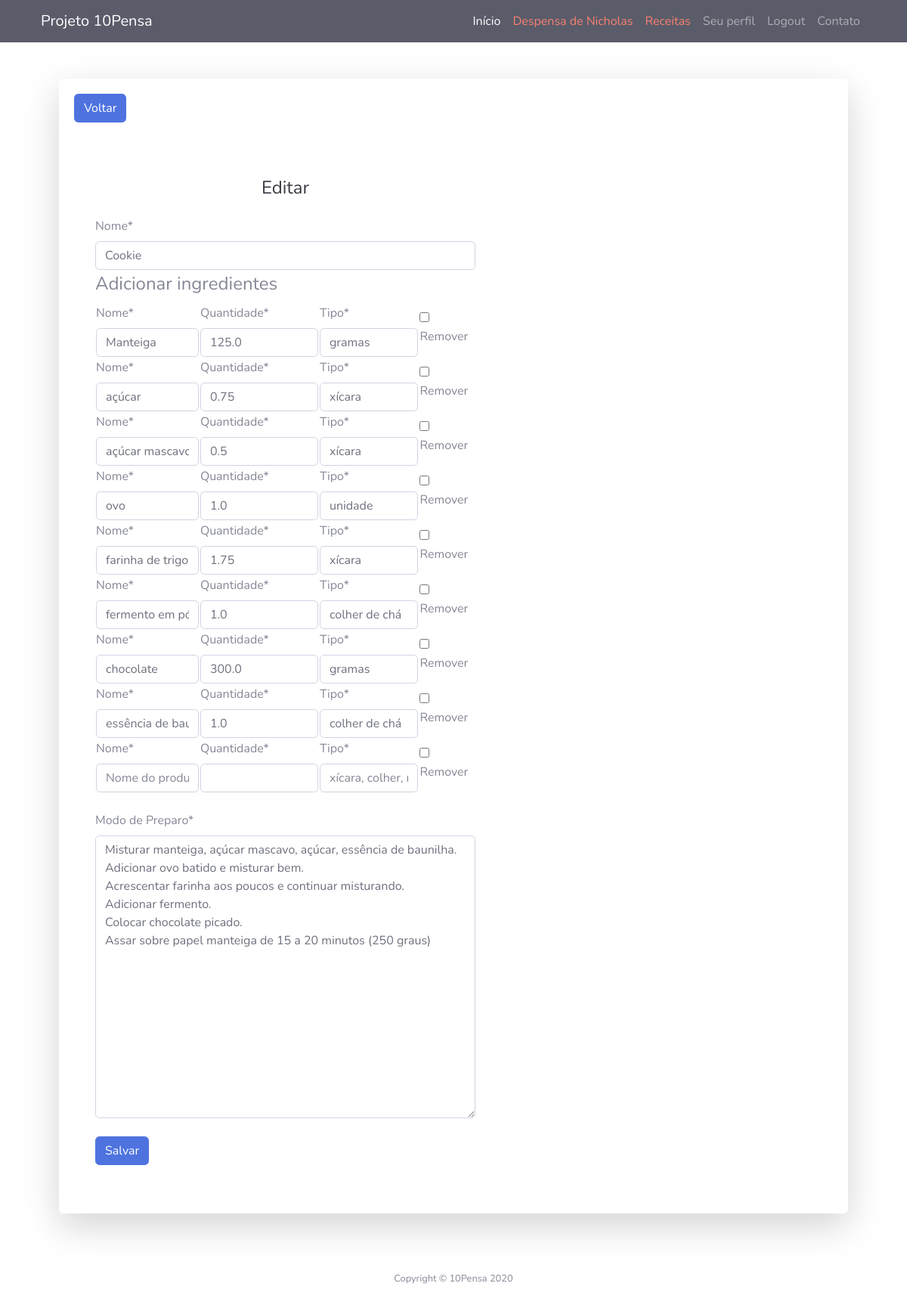
Screenshot of /accounts/perfil/receita/17/edit (signed in) with the database file from the repository.
### accounts/models.py (models this page shows, shortened)
class Receita(models.Model):
    id = models.AutoField(primary_key=True)
    nome = models.CharField(max_length=30)
    descricao = models.TextField(verbose_name="Modo de Preparo")
    is_active = models.BooleanField(default=True)
    usuario = models.ForeignKey(
        User, null=True, blank=True, on_delete=models.CASCADE)
    objects = models.Manager()

### accounts/views.py (the view, shortened to what this page needs)
# urls.py: path('perfil/receita/<int:pk>/edit', views.ReceitaUpdateView.as_view(), name='receita_edit'),
class ReceitaUpdateView(LoginRequiredMixin, SuccessMessageMixin, UpdateView):
    model = Receita
    template_name = 'accounts/receita_edit.html'
    form_class = AdicionarReceitasForm
    success_url = reverse_lazy('receitas')
    success_message = "Receita de %(field)s - editada com sucesso"
    def get_context_data(self, **kwargs):
        context = super(ReceitaUpdateView, self).get_context_data(**kwargs)
        if self.request.POST:
            context['ingrediente'] = IngredienteFormSet(
                self.request.POST, instance=self.object)
        else:
            context['ingrediente'] = IngredienteFormSet(instance=self.object)
        return context

### accounts/forms.py
class AdicionarReceitasForm(forms.ModelForm):
    class Meta:
        model = Receita
        fields = ['nome', 'descricao', ]
        widgets = {
            'nome': forms.TextInput(attrs={
                'class': 'form-control',
                'placeholder': 'Nome da receita'}),
            'descricao': forms.Textarea(attrs={
                'class': 'form-control',
                'rows': '15',
                'placeholder': 'Modo de preparo'}),
        }
    def __init__(self, *args, **kwargs):
        super(AdicionarReceitasForm, self).__init__(*args, **kwargs)
        self.helper = FormHelper()
        self.helper.form_tag = True
        self.helper.form_class = 'form-horizontal'
        self.helper.label_class = 'col-md-3 create-label'
        self.helper.field_class = 'col-md-9'
        self.helper.layout = Layout(
            Div(
                Field('nome'),
                Fieldset('Adicionar ingredientes',
                         Formset('ingrediente')),
                Field('descricao'),
                HTML("<br>"),
                ButtonHolder(Submit('submit', 'Salvar')),
            )
        )

### accounts/custom_layout_object.py (called while the page is built)
    def render(self, form, form_style, context, template_pack=TEMPLATE_PACK):
        formset = context[self.formset_name_in_context]
        return render_to_string(self.template, {'formset': formset})

### accounts/templates/accounts/receita_edit.html (shortened to what this page needs)
{% extends 'base.html' %}
{% load crispy_forms_tags %}
{% block content %}
<div class="container">
    <div class="card o-hidden border-0 shadow-lg my-5">
        <div class="card-body p-0">
            <div class="d-sm-flex align-items-center justify-content-between mb-4" style="margin: 20px;">
            <a class="h3 mb-0 text-gray-800" href="{% url 'receitas' %}">
                <button class="btn btn-primary btn-user btn-block">Voltar</button></a>
            </div>
            <div class="row">
                <div class="col-lg-7 d-none d-lg-block">
                    <div class="p-5">
                        <div class="text-center">
                            <h1 class="h4 text-gray-900 mb-4">Editar</h1>
                        </div>
                        <form action="" method="post">{% csrf_token %}
                            <div class="form-group">
                                {% crispy form %}
                            </div>
                        </form>
                    </div>
                </div>
            </div>
        </div>
    </div>
</div>
{% endblock content %}

### templates/base.html (shortened to what this page needs)
{% load static %}
<!DOCTYPE html>
<html lang="pt-br">
<head>
    <link href={% static 'vendor/fontawesome-free/css/all.min.css' %} rel="stylesheet" type="text/css">
    <link href={% static 'vendor/bootstrap/css/bootstrap.min.css' %} rel="stylesheet">
    <link href={% static 'css/sb-admin-2.min.css' %} rel="stylesheet">
</head>
<body>
    <nav class="navbar navbar-expand-lg navbar-dark bg-dark static-top">
        <div class="container">
        <a class="navbar-brand" href="/">Projeto 10Pensa</a>
        <div class="collapse navbar-collapse" id="navbarResponsive">
            <ul class="navbar-nav ml-auto">
            <li class="nav-item active">
                <a class="nav-link" href="/">Início
                </a>
            </li>
            {% if user.is_authenticated %}
            <li class="nav-item">
                <a class="nav-link" style="color: salmon;" href="{% url 'despensa' %}">Despensa de {{user.first_name}}</a>
            </li>
            <li class="nav-item">
                <a class="nav-link" style="color: salmon;" href="{% url 'receitas' %}">Receitas</a>
            </li>
            <li class="nav-item">
                <a class="nav-link" href="{% url 'perfil' %}">Seu perfil</a>
            </li>
            <li class="nav-item">
                <a class="nav-link" href="{% url 'logout' %}">Logout</a>
            </li>
            {% endif %}
            <li class="nav-item">
                <a class="nav-link" href="#">Contato</a>
            </li>
            </ul>
        </div>
        </div>
    </nav>
    <div class="container">
        {% block content %} {% endblock content %}
    </div>
    <footer class="sticky-footer bg-white">
        <div class="container my-auto">
            <div class="copyright text-center my-auto">
                <span>Copyright &copy; 10Pensa 2020</span>
            </div>
        </div>
    </footer>
</body>
</html>

### rows the page displays
Receita: nome "Cookie", descricao "Misturar manteiga, açúcar mascavo, açúcar, essência de baunilha. Adicionar ovo batido e misturar bem. Acrescentar farinha aos poucos e continuar misturando. Adicionar fermento. Colocar chocolate picado. Assar sobre papel manteiga de 15 a 20 minutos (250 graus)"

### other values shown
{{ user.first_name }} "Nicholas"
